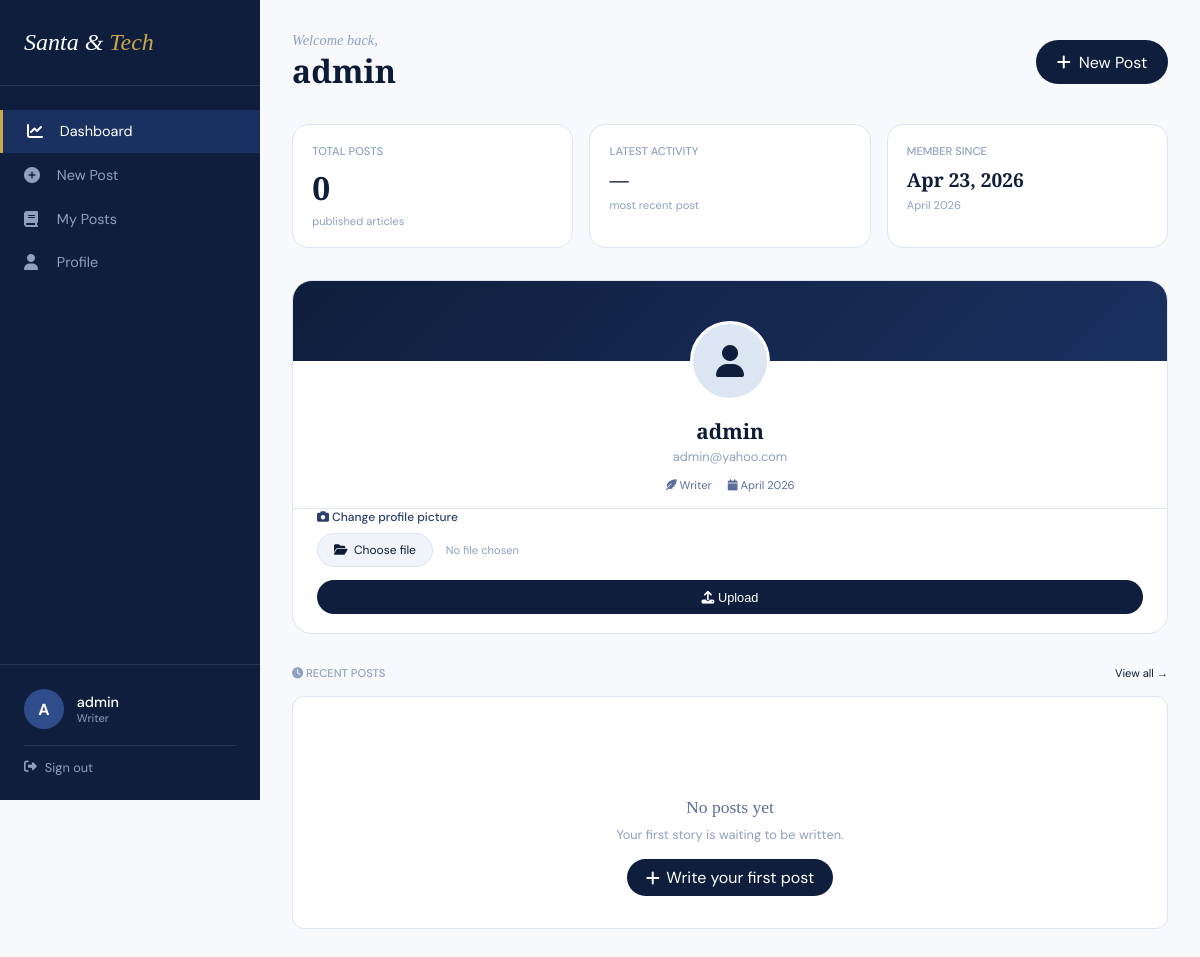
Page /dashboard/profile/ (signed in) on the committed database.
### blogs/models.py (models this page shows, shortened)
class User(AbstractBaseUser, PermissionsMixin):
    class UserType(models.TextChoices):
        READER = 'reader', 'Reader'
        AUTHOR = 'author', 'Author'
        ADMIN = 'admin', 'Admin'
    id = models.AutoField(primary_key=True)
    username = models.CharField(max_length=150, unique=True)
    email = models.EmailField(unique=True)
    userType = models.CharField(
        max_length=10,
        choices=UserType.choices,
        default=UserType.READER
    )
    is_staff = models.BooleanField(default=False)
    is_active = models.BooleanField(default=True)
    date_joined = models.DateTimeField(auto_now_add=True)
    updated_at = models.DateTimeField(auto_now=True)
    profile_picture = CloudinaryField('profile_picture', blank=True, null=True)
    objects = CustomUserManager()
    USERNAME_FIELD = 'email'
    REQUIRED_FIELDS = ['username']

### blogs/views.py (the view)
# urls.py: path('dashboard/profile/', views.profile_view, name='profile'),
@login_required(login_url='login')
def profile_view(request):
    return render(request, 'dashboard/profile.html')

### blogs/templates/dashboard/profile.html (shortened to what this page needs)
<!DOCTYPE html>
<html lang="en">
<head>
    <link rel="stylesheet" href="https://cdnjs.cloudflare.com/ajax/libs/font-awesome/6.5.1/css/all.min.css">
</head>
<body>
<div class="layout">
    <aside id="sidebar">
        <a href="/" class="brand">Santa & <span>Tech</span></a>
        <ul class="sidebar-nav">
            <li><a href="#" class="active"><i class="fas fa-chart-line"></i> Dashboard</a></li>
            <li><a href="{% url 'create_post' %}"><i class="fas fa-plus-circle"></i> New Post</a></li>
            <li><a href="{% url 'my_post' %}"><i class="fas fa-book"></i> My Posts</a></li>
            <li><a href="#"><i class="fas fa-user"></i> Profile</a></li>
        </ul>
        <div class="sidebar-bottom">
            <div class="user-info">
                <div class="user-avatar">{{ request.user.username|slice:":1"|upper }}</div>
                <div class="user-details">
                    <div class="user-name">{{ request.user.username }}</div>
                    <div class="user-role">Writer</div>
                </div>
            </div>
            <a href="{% url 'logout' %}" class="logout-link">
                <i class="fas fa-sign-out-alt"></i> Sign out
            </a>
        </div>
    </aside>
    <main>
        <div class="page-header">
            <div>
                <p class="greeting">Welcome back,</p>
                <h1 class="page-title">{{ request.user.username }}</h1>
            </div>
            <a href="{% url 'create_post' %}" class="btn-new">
                <i class="fas fa-plus"></i> New Post
            </a>
        </div>
        <div class="stats-row">
            <div class="stat-card">
                <div class="stat-label">Total Posts</div>
                <div class="stat-value">{{ posts|length }}</div>
                <div class="stat-sub">published articles</div>
            </div>
            <div class="stat-card">
                <div class="stat-label">Latest Activity</div>
                <div class="stat-value" style="font-size:1.2rem;">
                    {% if posts %}{{ posts.0.created_at|date:"M j, Y" }}{% else %}—{% endif %}
                </div>
                <div class="stat-sub">most recent post</div>
            </div>
            <div class="stat-card">
                <div class="stat-label">Member Since</div>
                <div class="stat-value" style="font-size:1.2rem;">{{ request.user.date_joined|date:"M j, Y" }}</div>
                <div class="stat-sub">{{ request.user.date_joined|date:"F Y" }}</div>
            </div>
        </div>
        <div class="profile-card">
            <div class="profile-cover"></div>
            <div class="avatar-section">
                {% if user.profile_picture and user.profile_picture.url %}
                    <img class="avatar" src="{{ user.profile_picture.url }}" alt="{{ user.username }}">
                {% else %}
                    <div class="avatar-placeholder">
                        <i class="fas fa-user"></i>
                    </div>
                {% endif %}
            </div>
            <div class="profile-info">
                <div class="profile-name">{{ user.username }}</div>
                <div class="profile-email">{{ user.email }}</div>
                <div class="profile-meta">
                    <span><i class="fas fa-feather-alt"></i> Writer</span>
                    <span><i class="fas fa-calendar"></i> {{ user.date_joined|date:"F Y" }}</span>
                </div>
            </div>
            <form method="post" enctype="multipart/form-data" class="upload-form">
                <div class="upload-label">
                    <i class="fas fa-camera"></i> Change profile picture
                </div>
                <div class="file-input-wrapper">
                    <label class="file-btn">
                        <i class="fas fa-folder-open"></i> Choose file
                    </label>
                    <span class="file-name" id="fileName">No file chosen</span>
                </div>
                <button type="submit" class="upload-btn">
                    <i class="fas fa-upload"></i> Upload
                </button>
            </form>
        </div>
        <div class="section-header">
            <span class="section-title"><i class="fas fa-clock"></i> Recent Posts</span>
            <a href="{% url 'my_post' %}" class="view-all">View all →</a>
        </div>
        {% if posts %}
        <div class="posts-list">
            {% for post in posts|slice:":5" %}
            <div class="post-row">
                <span class="post-index">{{ forloop.counter }}</span>
                <div class="post-info">
                    <div class="post-title-text">{{ post.title }}</div>
                    <div class="post-date">{{ post.created_at|date:"F j, Y" }}</div>
                </div>
                <div class="post-actions">
                    <a href="{% url 'post' post.id %}" class="action-btn" title="View">
                        <i class="fas fa-eye"></i>
                    </a>
                    <a href="{% url 'edit_post' post.id %}" class="action-btn" title="Edit">
                        <i class="fas fa-edit"></i>
                    </a>
                    <button class="action-btn danger" title="Delete
                        <i class="fas fa-trash-alt"></i>
                    </button>
                </div>
            </div>
            {% endfor %}
        </div>
        {% else %}
        <div class="empty-state">
            <div class="empty-icon"></div>
            <p class="empty-title">No posts yet</p>
            <p class="empty-sub">Your first story is waiting to be written.</p>
            <a href="{% url 'create_post' %}" class="btn-empty">
                <i class="fas fa-plus"></i> Write your first post
            </a>
        </div>
        {% endif %}
    </main>
</div>
</body>
</html>

### rows in the picture
User: user.username "A", user.username "admin", user.date_joined "Apr 23, 2026", user.date_joined "April 2026", username "admin", email "admin@yahoo.com", date_joined "April 2026"

### other values in the picture
{{ posts|length }} "0"
